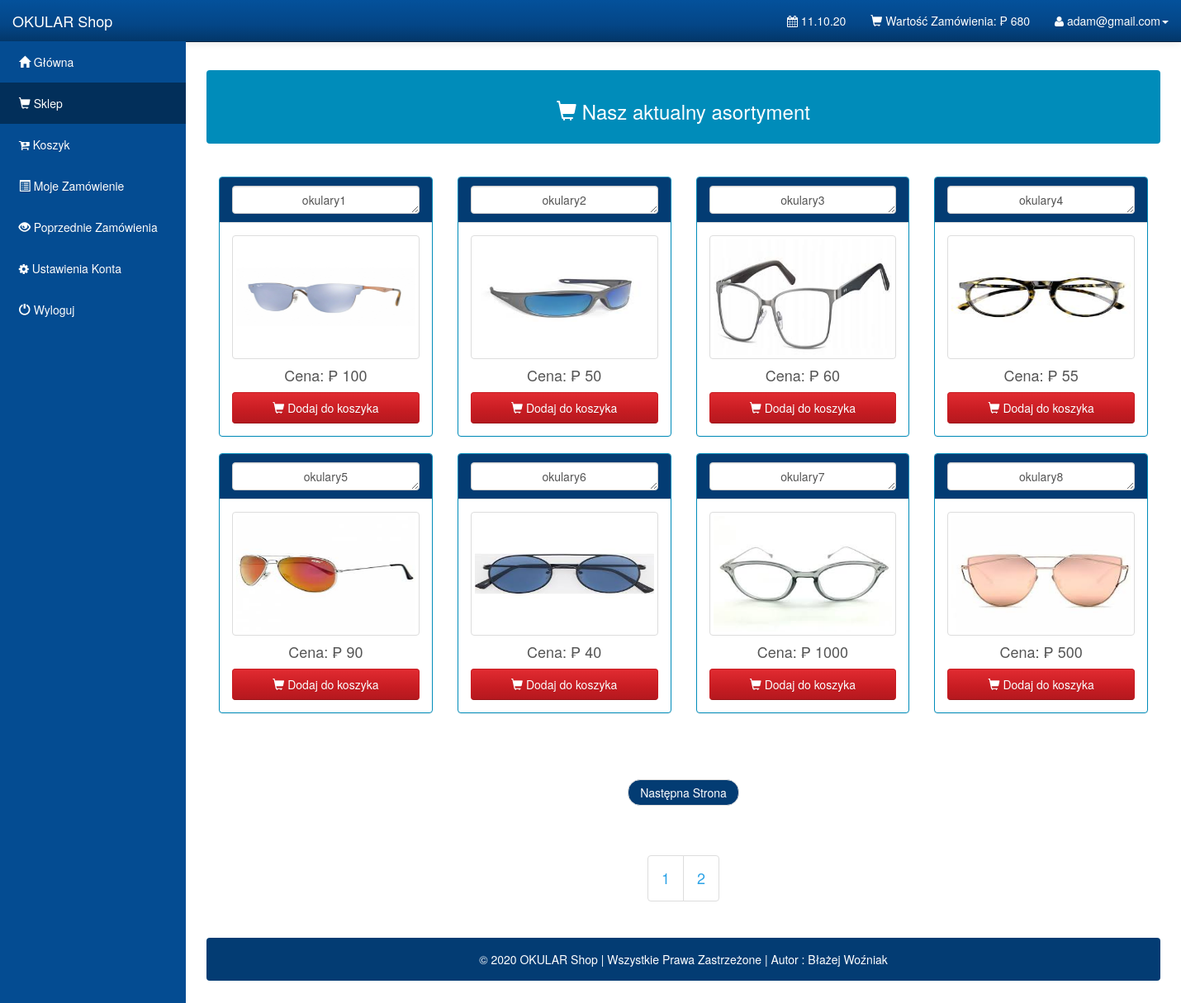
Page /Customers/shop.php (signed in) on the committed database.
### tables this page shows
CREATE TABLE `users` (
  `user_id` int(11) NOT NULL AUTO_INCREMENT,
  `user_email` varchar(1000) NOT NULL,
  `user_password` varchar(1000) NOT NULL,
  `user_firstname` varchar(1000) NOT NULL,
  `user_lastname` varchar(1000) NOT NULL,
  `user_address` varchar(1000) NOT NULL,
  PRIMARY KEY (`user_id`)
);

CREATE TABLE `items` (
  `item_id` int(10) unsigned NOT NULL AUTO_INCREMENT,
  `item_name` varchar(5000) NOT NULL DEFAULT '',
  `item_price` double DEFAULT NULL,
  `item_image` varchar(5000) NOT NULL DEFAULT '',
  `item_date` date NOT NULL DEFAULT '0000-00-00',
  PRIMARY KEY (`item_id`)
);

### Customers/shop.php (the view, shortened to what this page needs)
<?php
 include("config.php");
 extract($_SESSION);
		  $stmt_edit = $DB_con->prepare('SELECT * FROM users WHERE user_email =:user_email');
		$stmt_edit->execute(array(':user_email'=>$user_email));
		$edit_row = $stmt_edit->fetch(PDO::FETCH_ASSOC);
		extract($edit_row);
		?>
		<?php
 include("config.php");
		  $stmt_edit = $DB_con->prepare("select sum(order_total) as total from orderdetails where user_id=:user_id and order_status='Ordered'");
		$stmt_edit->execute(array(':user_id'=>$user_id));
		$edit_row = $stmt_edit->fetch(PDO::FETCH_ASSOC);
		extract($edit_row);
		?>
<!DOCTYPE html>
<html lang="en">
<head>
    <link rel="stylesheet" type="text/css" href="bootstrap/css/bootstrap.min.css" />
    <link rel="stylesheet" type="text/css" href="font-awesome/css/font-awesome.min.css" />
    <link rel="stylesheet" type="text/css" href="css/local.css" />
	<link rel="stylesheet" type="text/css" href="jquery.fancybox.css?v=2.1.5" media="screen" />
	<link rel="stylesheet" type="text/css" href="jquery.fancybox-buttons.css?v=1.0.5" />
	<link rel="stylesheet" type="text/css" href="jquery.fancybox-thumbs.css?v=1.0.7" />
</head>
<body>
    <div id="wrapper">
        <nav class="navbar navbar-inverse navbar-fixed-top" role="navigation">
            <div class="navbar-header">
                <a class="navbar-brand" href="index.php">OKULAR Shop </a>
            </div>
            <div class="collapse navbar-collapse navbar-ex1-collapse">
                <ul class="nav navbar-nav side-nav">
                    <li><a href="index.php"> &nbsp; <span class='glyphicon glyphicon-home'></span> Główna</a></li>
					<li class="active"><a href="shop.php?id=1"> &nbsp; <span class='glyphicon glyphicon-shopping-cart'></span> Sklep</a></li>
					<li><a href="cart_items.php"> &nbsp; <span class='fa fa-cart-plus'></span> Koszyk</a></li>
					<li><a href="orders.php"> &nbsp; <span class='glyphicon glyphicon-list-alt'></span> Moje Zamówienie</a></li>
					<li><a href="view_purchased.php"> &nbsp; <span class='glyphicon glyphicon-eye-open'></span> Poprzednie Zamówienia</a></li>
					<li><a data-toggle="modal" data-target="#setAccount"> &nbsp; <span class='fa fa-gear'></span> Ustawienia Konta</a></li>
					<li><a href="logout.php"> &nbsp; <span class='glyphicon glyphicon-off'></span> Wyloguj</a></li>
                </ul>
                <ul class="nav navbar-nav navbar-right navbar-user">
                    <li class="dropdown messages-dropdown">
                        <a href="#"><i class="fa fa-calendar"></i>  <?php
                            $Today=date('y:m:d');
                            $new=date('d.m.y',strtotime($Today));
                            echo $new; ?></a>
                    </li>
					<li class="dropdown user-dropdown">
                        <a href="#" class="dropdown-toggle" data-toggle="dropdown"><span class='glyphicon glyphicon-shopping-cart'></span> Wartość Zamówienia: &#8369; <?php echo $total; ?> </b></a>
                    </li>
                     <li class="dropdown user-dropdown">
                        <a href="#" class="dropdown-toggle" data-toggle="dropdown"><i class="fa fa-user"></i> <?php echo $user_email; ?><b class="caret"></b></a>
                    </li>
                </ul>
            </div>
        </nav>
				<div id="page-wrapper">
			<div class="alert alert-default" style="color:white;background-color:#008CBA">
         <center><h3> <span class="glyphicon glyphicon-shopping-cart"></span> Nasz aktualny asortyment</h3></center>
        </div>
					<br />
<?php
$start=0;
$limit=8;
$query=mysql_query("select * from items LIMIT $start, $limit");
while($query2=mysql_fetch_array($query))
{
	echo "<div class='col-sm-3'><div class='panel panel-default' style='border-color:#008CBA;'>
            <div class='panel-heading' style='color:white;background-color : #033c73;'>
            <center>
<textarea style='text-align:center;background-color: white;' class='form-control' rows='1' disabled>".$query2['item_name']."</textarea>
			</center>
            </div>
            <div class='panel-body'>
           <a class='fancybox-buttons' href='../Admin/item_images/".$query2['item_image']."' data-fancybox-group='button' title='Page ".$id."- ".$query2['item_name']."'>
					<img src='../Admin/item_images/".$query2['item_image']."' class='img img-thumbnail'  style='width:350px;height:150px;' />
					</a>
					<center><h4> Cena: &#8369; ".$query2['item_price']." </h4></center>
										<a class='btn btn-block btn-danger' href='add_to_cart.php?cart=".$query2['item_id']."'><span class='glyphicon glyphicon-shopping-cart'></span> Dodaj do koszyka</a>
            </div>
          </div>
        </div>";
}
echo "<div class='container'>";
echo "</div>";
$rows=mysql_num_rows(mysql_query("select * from items"));
$total=ceil($rows/$limit);
echo "<br /><ul class='pager'>";
if($id!=$total)
{
	echo "<li><a style='color:white;background-color : #033c73;' href='?id=".($id+1)."' class='pager'>Następna Strona</a></li>";
}
echo "</ul>";
echo "<center><ul class='pagination pagination-lg'>";
		for($i=1;$i<=$total;$i++)
		{
			if($i==$id) { echo "<li class='pagination active'><a style='color:white;background-color : #033c73;'>".$i."</a></li>"; }
			else { echo "<li><a href='?id=".$i."'>".$i."</a></li>"; }
		}
echo "</ul></center>";
?>
					<br />
			<div class="alert alert-default" style="background-color:#033c73;">
                       <p style="color:white;text-align:center;">
                       &copy 2020 OKULAR Shop | Wszystkie Prawa Zastrzeżone |  Autor  : Błażej Woźniak
						</p>
                    </div>
                </div>
            </div>
</body>
</html>

### rows in the picture
users: user_email "adam@gmail.com"
items: item_name "okulary1", item_image (picture), item_price "100"
items: item_name "okulary2", item_image (picture), item_price "50"
items: item_name "okulary3", item_image (picture), item_price "60"
items: item_name "okulary4", item_image (picture), item_price "55"
items: item_name "okulary5", item_image (picture), item_price "90"
items: item_name "okulary6", item_image (picture), item_price "40"
items: item_name "okulary7", item_image (picture), item_price "1000"
items: item_name "okulary8", item_image (picture), item_price "500"

### other values in the picture
$total "680"
